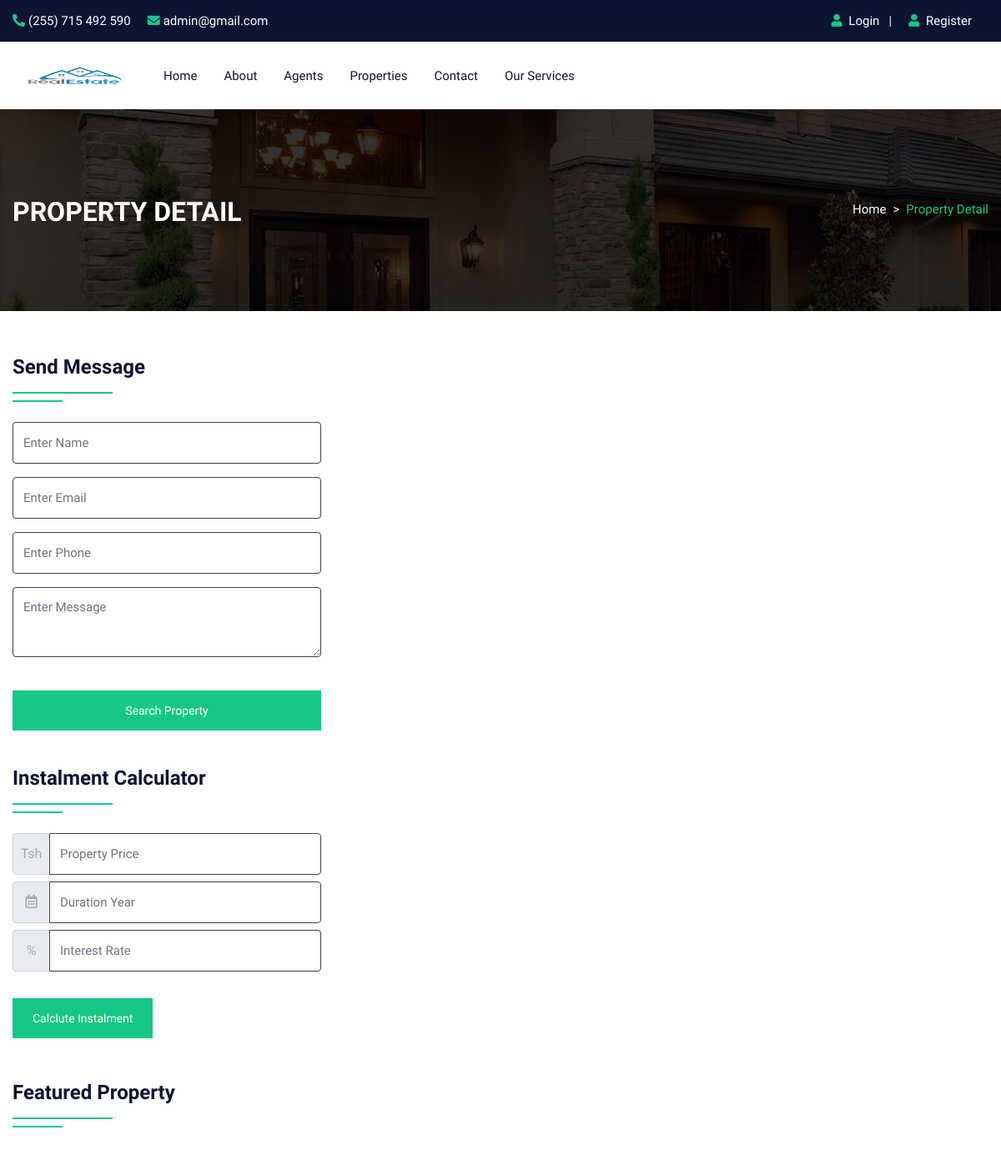
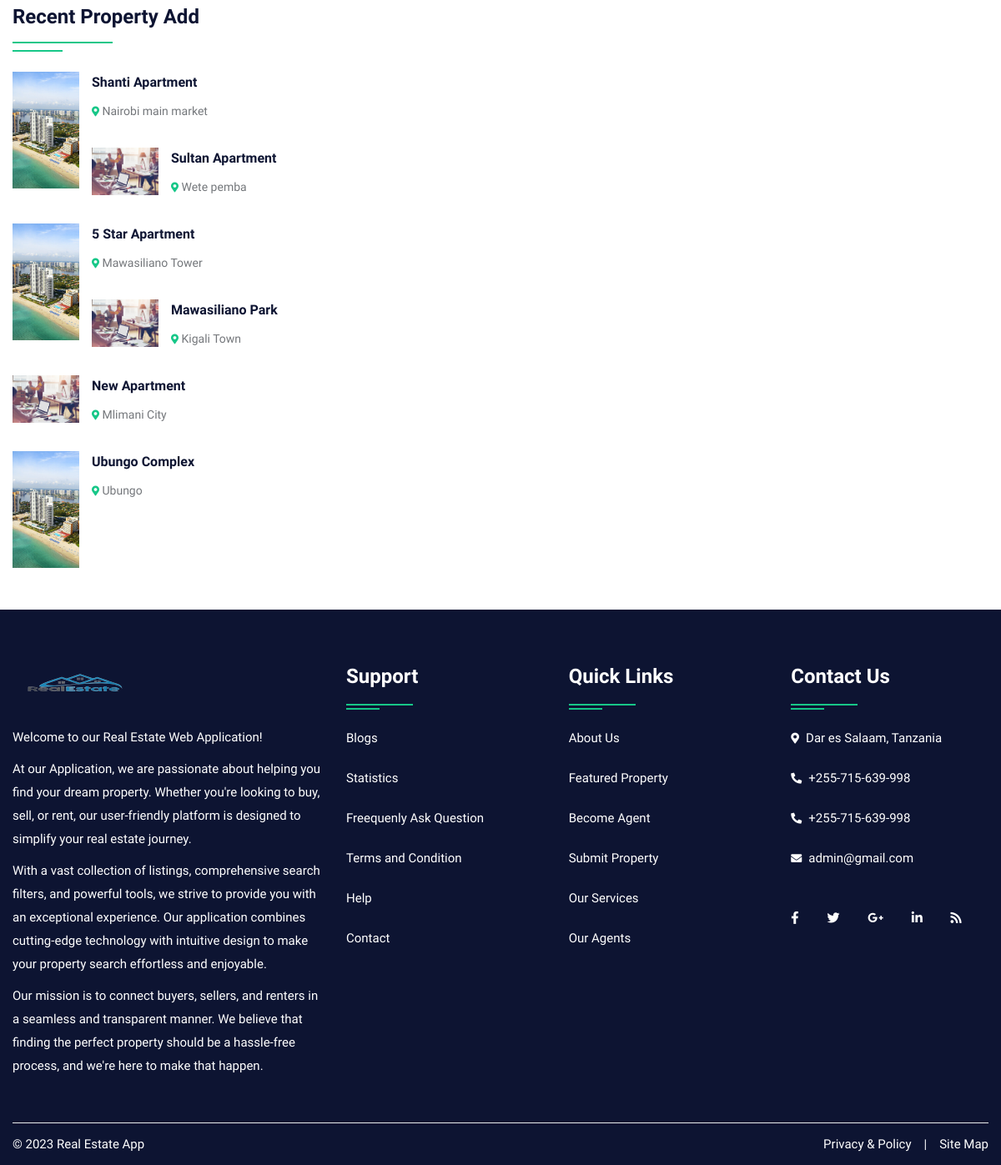
The page /propertydetail.php on the database its author committed (2 pictures, top to bottom).
### tables this page shows
CREATE TABLE `property` (
  `pid` int(50) NOT NULL,
  `title` varchar(200) NOT NULL,
  `pcontent` longtext NOT NULL,
  `type` varchar(100) NOT NULL,
  `bhk` varchar(50) NOT NULL,
  `stype` varchar(100) NOT NULL,
  `bedroom` int(50) NOT NULL,
  `bathroom` int(50) NOT NULL,
  `balcony` int(50) NOT NULL,
  `kitchen` int(50) NOT NULL,
  `hall` int(50) NOT NULL,
  `floor` varchar(50) NOT NULL,
  `size` int(50) NOT NULL,
  `price` int(50) NOT NULL,
  `location` varchar(200) NOT NULL,
  `city` varchar(100) NOT NULL,
  `state` varchar(100) NOT NULL,
  `feature` longtext NOT NULL,
  `pimage` varchar(300) NOT NULL,
  `pimage1` varchar(300) NOT NULL,
  `pimage2` varchar(300) NOT NULL,
  `pimage3` varchar(300) NOT NULL,
  `pimage4` varchar(300) NOT NULL,
  `uid` int(50) NOT NULL,
  `status` varchar(50) NOT NULL,
  `mapimage` varchar(300) NOT NULL,
  `topmapimage` varchar(300) NOT NULL,
  `groundmapimage` varchar(300) NOT NULL,
  `totalfloor` varchar(50) NOT NULL,
  `date` datetime NOT NULL DEFAULT current_timestamp()
);

### propertydetail.php (the view, shortened to what this page needs)
<!DOCTYPE html>
<html lang="en">
<head>
    <link rel="stylesheet" type="text/css" href="css/bootstrap.min.css">
    <link rel="stylesheet" type="text/css" href="css/bootstrap-slider.css">
    <link rel="stylesheet" type="text/css" href="css/jquery-ui.css">
    <link rel="stylesheet" type="text/css" href="css/layerslider.css">
    <link rel="stylesheet" type="text/css" href="css/color.css" id="color-change">
    <link rel="stylesheet" type="text/css" href="css/owl.carousel.min.css">
    <link rel="stylesheet" type="text/css" href="css/font-awesome.min.css">
    <link rel="stylesheet" type="text/css" href="fonts/flaticon/flaticon.css">
    <link rel="stylesheet" type="text/css" href="css/style.css">
</head>
<body>
    <div id="page-wrapper">
        <div class="row">
            <?php include("include/header.php"); ?>
            <div class="banner-full-row page-banner" style="background-image:url('images/breadcromb.jpg');">
                <div class="container">
                    <div class="row">
                        <div class="col-md-6">
                            <h2 class="page-name float-left text-white text-uppercase mt-1 mb-0"><b>Property Detail</b>
                            </h2>
                        </div>
                        <div class="col-md-6">
                            <nav aria-label="breadcrumb" class="float-left float-md-right">
                                <ol class="breadcrumb bg-transparent m-0 p-0">
                                    <li class="breadcrumb-item text-white"><a href="#">Home</a></li>
                                    <li class="breadcrumb-item active">Property Detail</li>
                                </ol>
                            </nav>
                        </div>
                    </div>
                </div>
            </div>
            <div class="full-row">
                <div class="container">
                    <div class="row">
                        <div class="col-lg-4">
                            <h4 class="double-down-line-left text-secondary position-relative pb-4 mb-4 mt-md-50">Send
                                Message</h4>
                            <form method="post" action="#">
                                <div class="row">
                                    <div class="col-md-12">
                                        <div class="form-group">
                                            <input type="text" class="form-control" placeholder="Enter Name">
                                        </div>
                                    </div>
                                    <div class="col-md-12">
                                        <div class="form-group">
                                            <input type="text" class="form-control" placeholder="Enter Email">
                                        </div>
                                    </div>
                                    <div class="col-md-12">
                                        <div class="form-group">
                                            <input type="text" class="form-control" placeholder="Enter Phone">
                                        </div>
                                    </div>
                                    <div class="col-md-12">
                                        <div class="form-group">
                                            <textarea class="form-control" placeholder="Enter Message"></textarea>
                                        </div>
                                    </div>
                                    <div class="col-md-12">
                                        <div class="form-group mt-4">
                                            <button type="submit" class="btn btn-primary w-100">Search Property</button>
                                        </div>
                                    </div>
                                </div>
                            </form>
                            <h4 class="double-down-line-left text-secondary position-relative pb-4 my-4">Instalment
                                Calculator</h4>
                            <form class="d-inline-block w-100" action="calc.php" method="post">
                                <div class="input-group mb-2 mr-sm-2">
                                    <div class="input-group-prepend">
                                        <div class="input-group-text">Tsh</div>
                                    </div>
                                    <input type="text" class="form-control" name="amount" placeholder="Property Price">
                                </div>
                                <div class="input-group mb-2 mr-sm-2">
                                    <div class="input-group-prepend">
                                        <div class="input-group-text"><i class="far fa-calendar-alt"></i></div>
                                    </div>
                                    <input type="text" class="form-control" name="month" placeholder="Duration Year">
                                </div>
                                <div class="input-group mb-2 mr-sm-2">
                                    <div class="input-group-prepend">
                                        <div class="input-group-text">%</div>
                                    </div>
                                    <input type="text" class="form-control" name="interest" placeholder="Interest Rate">
                                </div>
                                <button type="submit" value="submit" name="calc" class="btn btn-primary mt-4">Calclute
                                    Instalment</button>
                            </form>
                            <h4 class="double-down-line-left text-secondary position-relative pb-4 mb-4 mt-5">Featured
                                Property</h4>
                            <div class="sidebar-widget mt-5">
                                <h4 class="double-down-line-left text-secondary position-relative pb-4 mb-4">Recent
                                    Property Add</h4>
                                <ul class="property_list_widget">
                                    <?php
                                    $query = mysqli_query($con, "SELECT * FROM property ORDER BY date DESC LIMIT 6");
                                    while ($row = mysqli_fetch_array($query)) {
                                        ?>
                                        <li> <img src="property/<?php echo $row['18']; ?>" alt="pimage">
                                            <h6 class="text-secondary hover-text-primary text-capitalize"><a
                                                    href="propertydetail.php?pid=<?php echo $row['0']; ?>"><?php echo $row['1']; ?></a></h6>
                                            <span class="font-14"><i
                                                    class="fas fa-map-marker-alt icon-primary icon-small"></i>
                                                <?php echo $row['14']; ?>
                                            </span>
                                        </li>
                                    <?php } ?>
                                </ul>
                            </div>
                        </div>
                    </div>
                </div>
            </div>
            <?php include("include/footer.php"); ?>
        </div>
    </div>
</body>
</html>

### rows shown on the page
property: pimage (picture), title "Shanti Apartment", location "Nairobi main market"
property: pimage (picture), title "Sultan Apartment", location "Wete pemba"
property: pimage (picture), title "5 Star Apartment", location "Mawasiliano Tower"
property: pimage (picture), title "Mawasiliano Park", location "Kigali Town"
property: pimage (picture), title "New Apartment", location "Mlimani City"
property: pimage (picture), title "Ubungo Complex", location "Ubungo"
